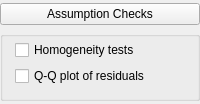
    <widget class="QWidget" name="groupAssumptions" native="true">
     <layout class="QGridLayout" name="gridLayout_25">
      <property name="leftMargin">
       <number>0</number>
      </property>
      <property name="topMargin">
       <number>3</number>
      </property>
      <property name="rightMargin">
       <number>0</number>
      </property>
      <property name="bottomMargin">
       <number>3</number>
      </property>
      <item row="0" column="0">
       <widget class="ExpanderButton" name="expanderAssumptions">
        <property name="sizePolicy">
         <sizepolicy hsizetype="Expanding" vsizetype="Fixed">
          <horstretch>0</horstretch>
          <verstretch>0</verstretch>
         </sizepolicy>
        </property>
        <property name="text">
         <string>Assumption Checks</string>
        </property>
       </widget>
      </item>
      <item row="3" column="0">
       <widget class="QWidget" name="containerAssumptions" native="true">
        <layout class="QGridLayout" name="gridLayout_29">
         <property name="leftMargin">
          <number>0</number>
         </property>
         <property name="topMargin">
          <number>0</number>
         </property>
         <property name="rightMargin">
          <number>0</number>
         </property>
         <property name="bottomMargin">
          <number>0</number>
         </property>
         <item row="0" column="0">
          <widget class="GroupBox" name="containerDisplay_2">
           <property name="title">
            <string/>
           </property>
           <layout class="QGridLayout" name="gridLayout_31">
            <property name="leftMargin">
             <number>12</number>
            </property>
            <property name="topMargin">
             <number>3</number>
            </property>
            <property name="bottomMargin">
             <number>12</number>
            </property>
            <item row="1" column="0">
             <widget class="BoundCheckBox" name="qqPlot">
              <property name="text">
               <string>Q-Q plot of residuals</string>
              </property>
             </widget>
            </item>
            <item row="0" column="0">
             <widget class="BoundCheckBox" name="homogeneityTests">
              <property name="text">
               <string>Homogeneity tests</string>
              </property>
             </widget>
            </item>
           </layout>
          </widget>
         </item>
        </layout>
       </widget>
      </item>
     </layout>
    </widget>
